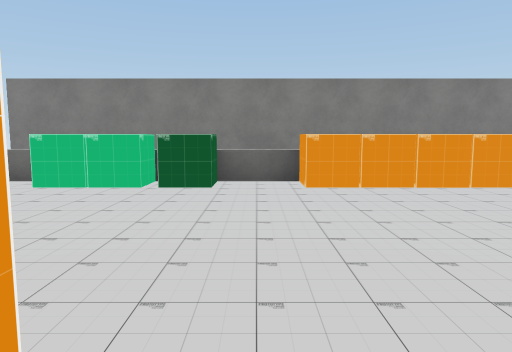
view 1 (above)

24 first-person views from a walk through a scene from a Unity 3-D project. The camera is 1.4 m above the floor, tilts 6° down and sees 70° across. The floor is counted in squares, 2 m on a side. Each view is taken from the middle of a square. On the plan, view 1 faces up. The plan holds only what a view shows up to about 11 squares ahead; the rest is blank. The place goes on beyond the plan. Some surface patterns are stand-ins.

view 2
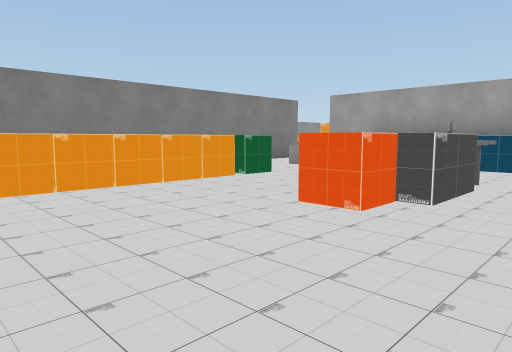

view 3
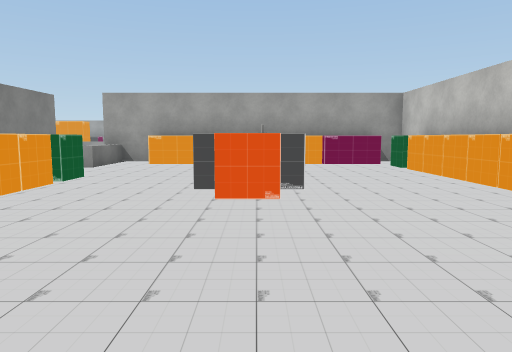

view 4
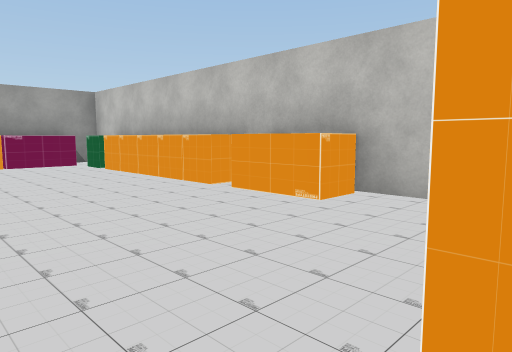

view 5
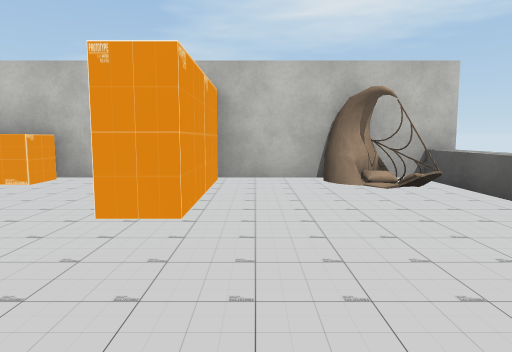

view 6
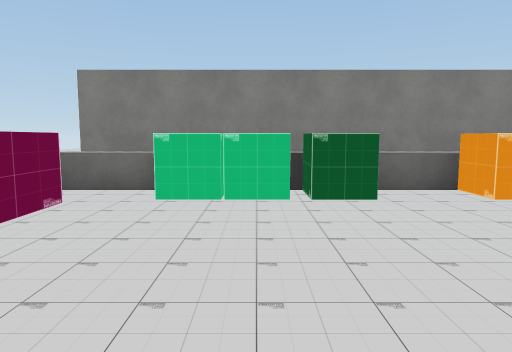

view 7
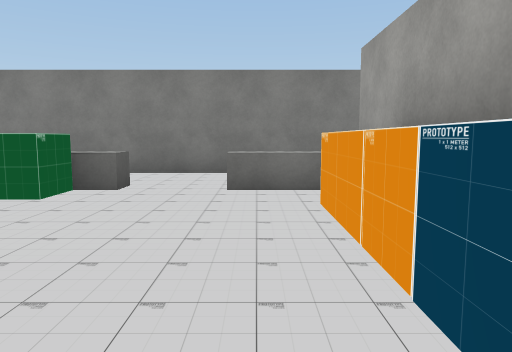

view 8
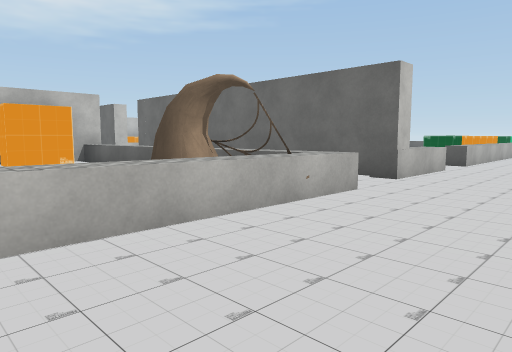

view 9
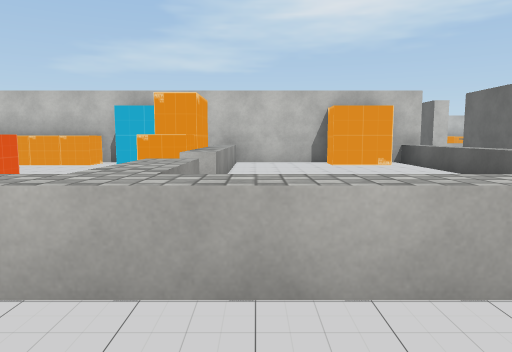

view 10
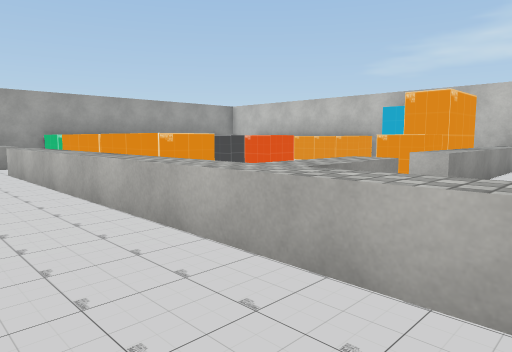

view 11
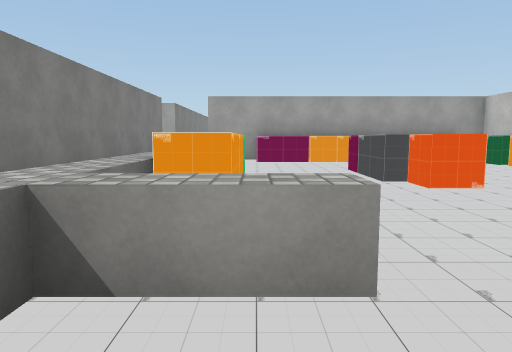

view 12
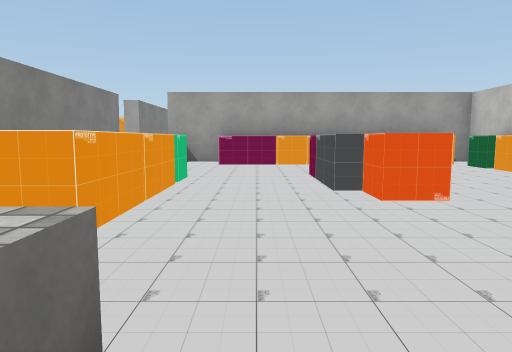

view 13
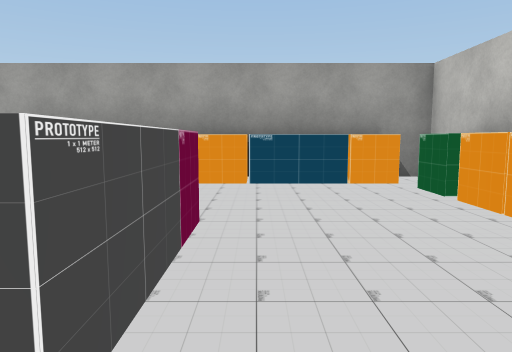

view 14
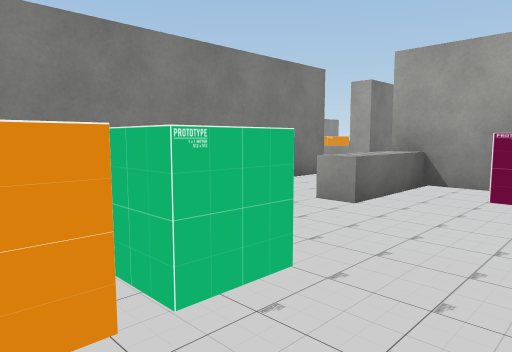

view 15
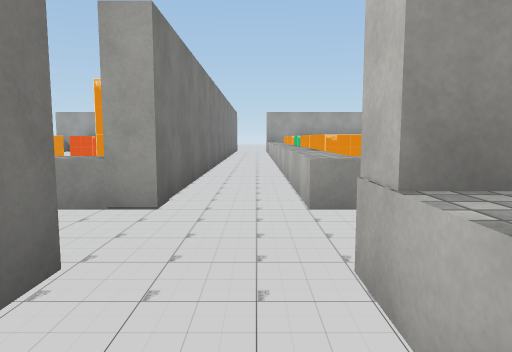

view 16
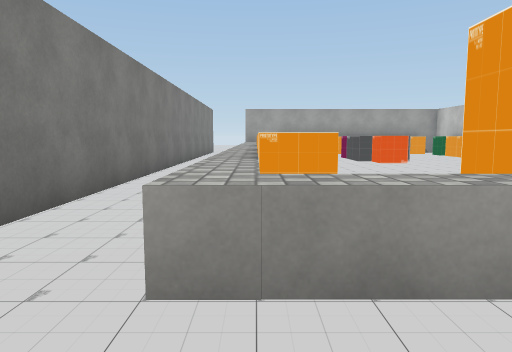

view 17
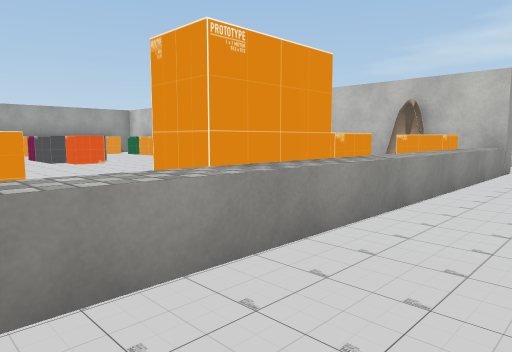

view 18
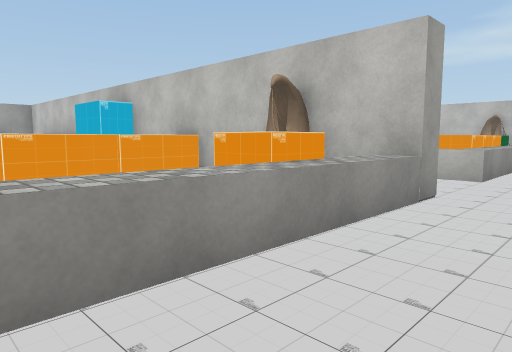

view 19
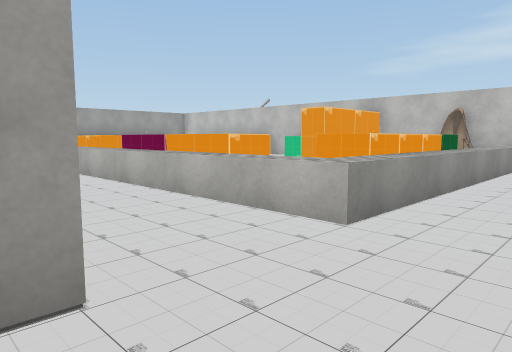

view 20
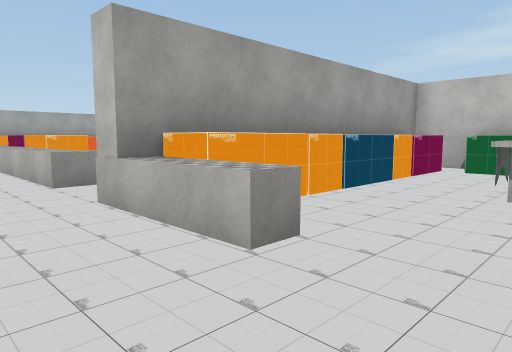

view 21
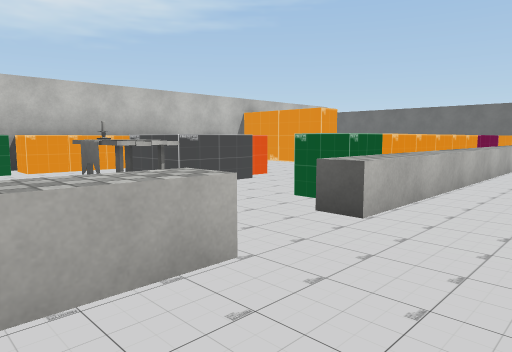

view 22
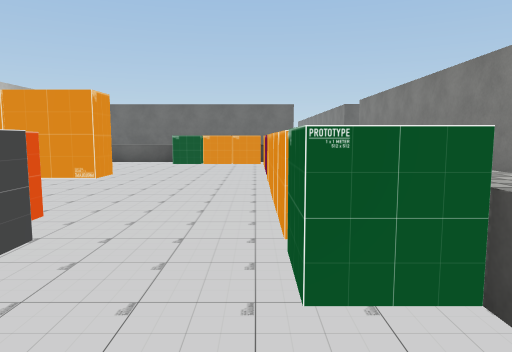

view 23
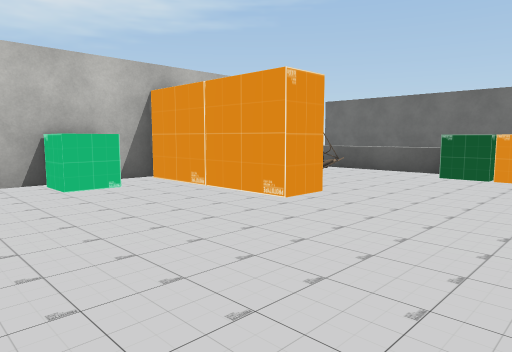

view 24
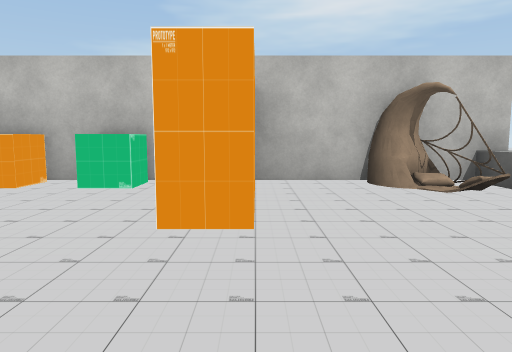

### Floor plan
Key: @ floor where view 1 was taken; # wall or solid block; . floor; ^ raised ledge; O other object.
Columns run from 4 left of view 1 to 40 right of it. Each row starts with its distance up from view 1.
  9                  ....           .^#
  8 ###############......  #########.##########
  7         .................................
  6 ^OOO^OOOOO^.^^#.^O^^^^^^^^O^.^^..^^^^^OO^^^
  5  OOO.OOOOO....# ^O ..^........^..^
  4 ^............^# ^   ..........^..#    ....
  3 ^.........O..O#      ^...O^^..O..O    ....O^^
  2 ^.......OOO..^# ^    O..OO^^..O..O    ...OO
  1 .............O# ^....#  ......O..^   ^  ...
  0 ...#@........O# ^....#  ......^..O   ^   ..
 -1 O..#.........^# ^....^  ......O..OO  ^
 -2 O..#..^.OOOOO## #########OOOOO#..#O######
 -3  ### #        #            .........
 -4                       .................
 -5                    ^^^OOOOO^.^^#.^^^^^^OO
 -6                  ^O...........^#.O
 -7                   O...........O#.O
 -8               #  ^O......OOOO.^#.O
 -9               #  ^...#.... OO.O#.O
-10               #  ^...#...  ...O#.^
-11               #  ^OO.#.O.O OOO^# ^
-12                  ^#O############ ^
-13                                  #O#

Where each view was taken, in squares from view 1:
view 1: 0 up, 0 right, facing up
view 2: 0 up, 0 right, facing up-right
view 3: 2 up, 1 left, facing right
view 4: 2 up, 1 left, facing down-right
view 5: 4 up, 2 left, facing down
view 6: 1 up, 2 left, facing up
view 7: 1 up, 8 right, facing up
view 8: 9 up, 16 right, facing down-left
view 9: 8 up, 16 right, facing down
view 10: 8 up, 15 right, facing down-right
view 11: 5 up, 15 right, facing right
view 12: 4 up, 16 right, facing right
view 13: 1 up, 20 right, facing right
view 14: 4 up, 21 right, facing up-right
view 15: 7 up, 25 right, facing right
view 16: 6 up, 27 right, facing right
view 17: 6 up, 27 right, facing down-right
view 18: 2 up, 27 right, facing down-right
view 19: 2 down, 27 right, facing down-right
view 20: 3 down, 23 right, facing down-right
view 21: 3 down, 26 right, facing down-left
view 22: 6 down, 24 right, facing left
view 23: 6 down, 21 right, facing down-left
view 24: 6 down, 17 right, facing down
